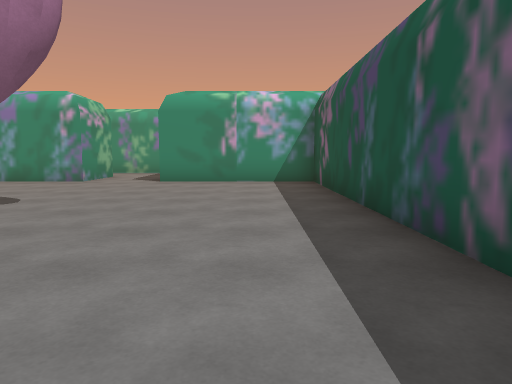
view 1 (above)

24 first-person views from a walk through a 3-D level made in the Unity game engine. The camera is 1.3 m above the floor, tilts 6° down and sees 70° across. The floor is counted in squares, 1.8 m on a side. Each view is taken from the middle of a square. On the plan, view 1 faces up. The plan holds only what a view shows up to about 11 squares ahead; the rest is blank. The player is left out. Some animated figures are left out.

view 2
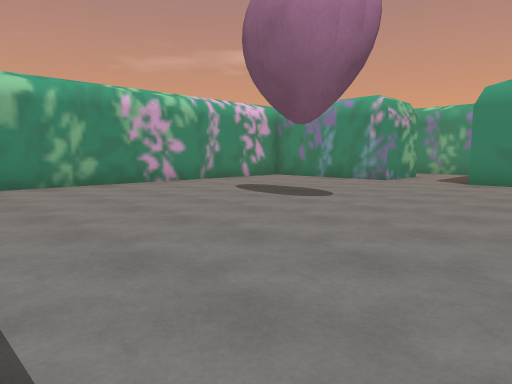

view 3
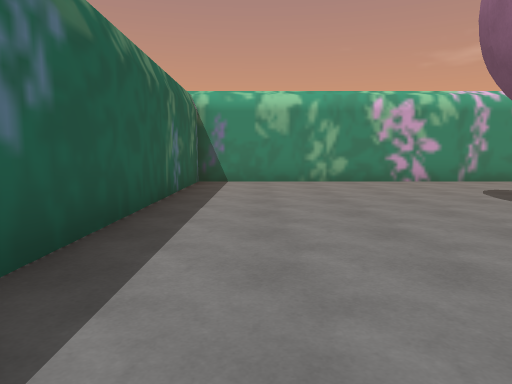

view 4
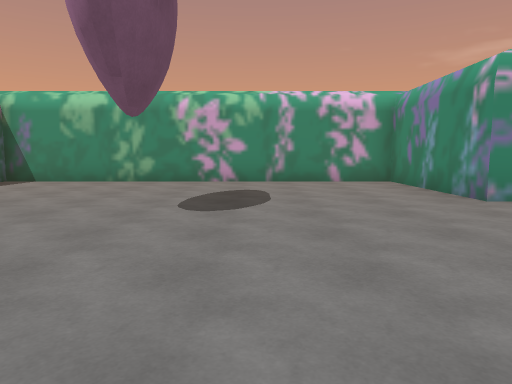

view 5
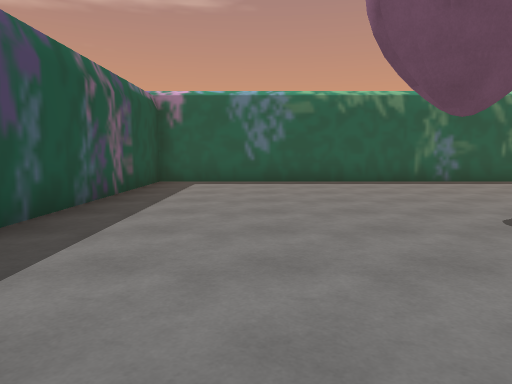

view 6
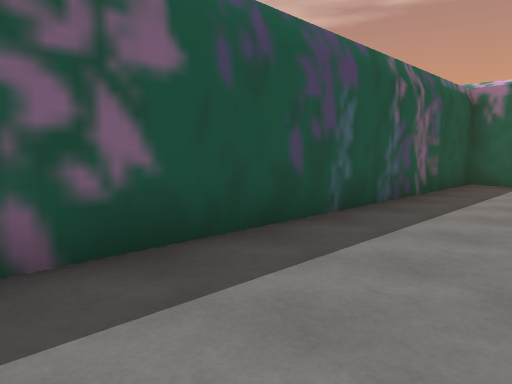

view 7
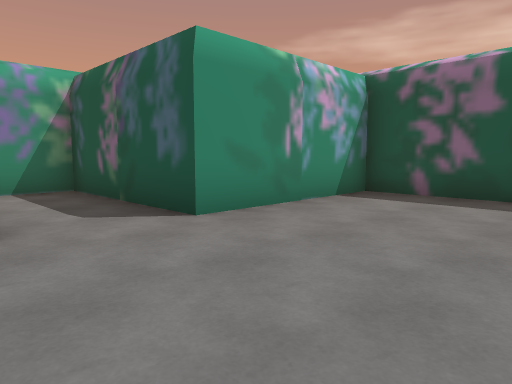

view 8
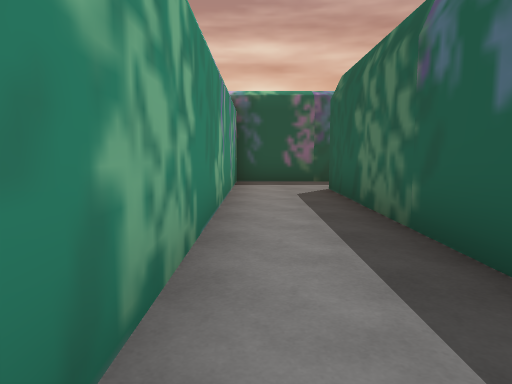

view 9
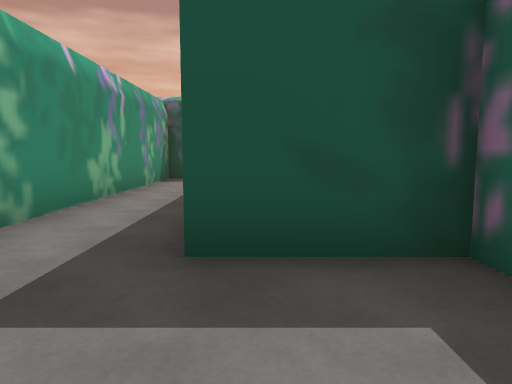

view 10
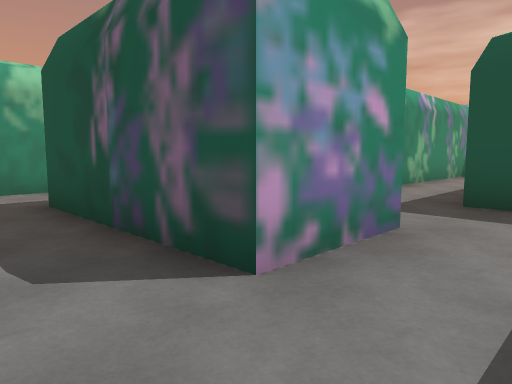

view 11
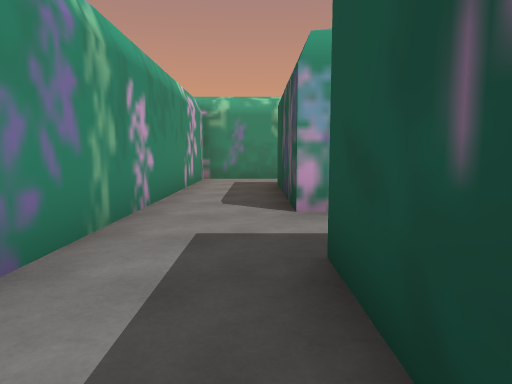

view 12
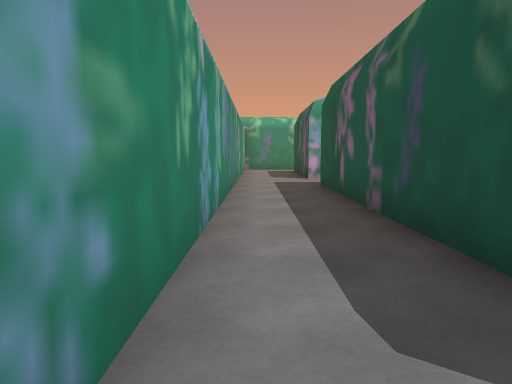

view 13
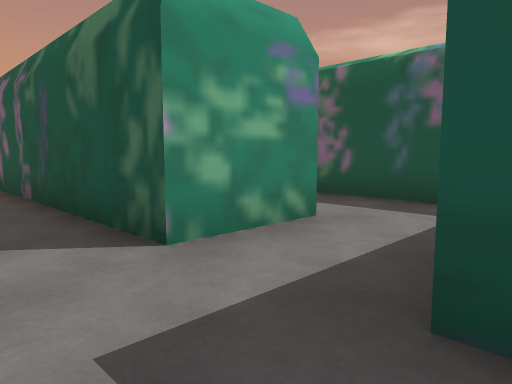

view 14
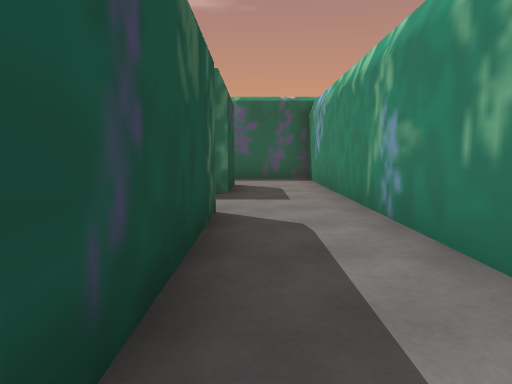

view 15
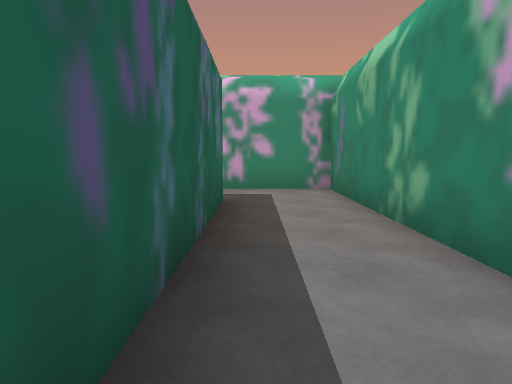

view 16
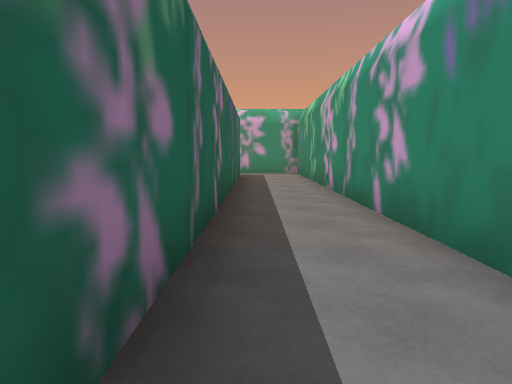

view 17
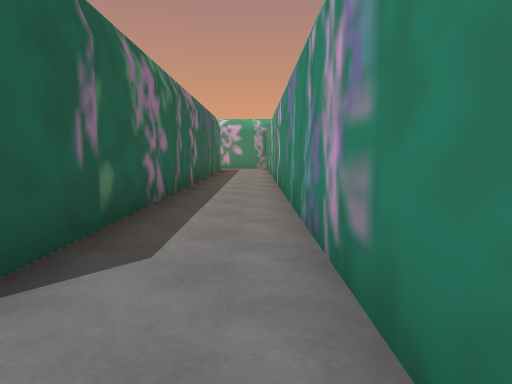

view 18
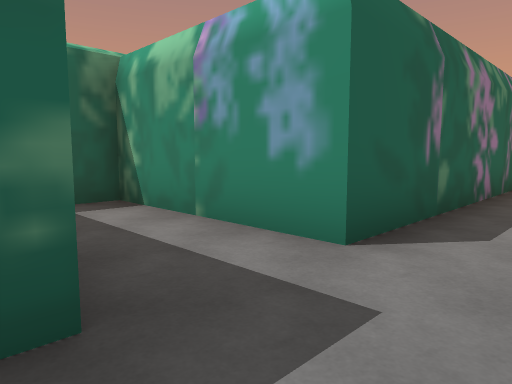

view 19
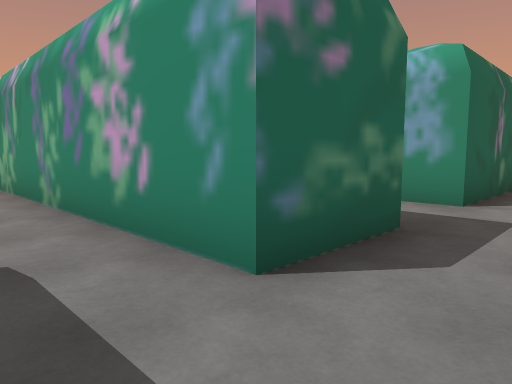

view 20
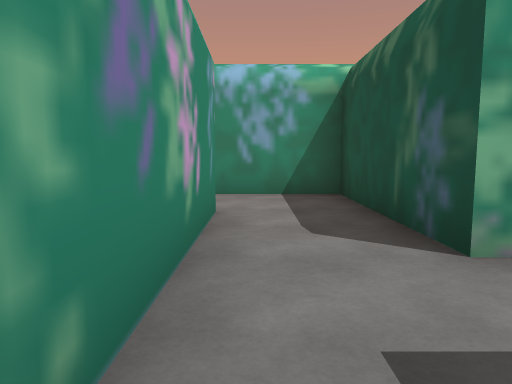

view 21
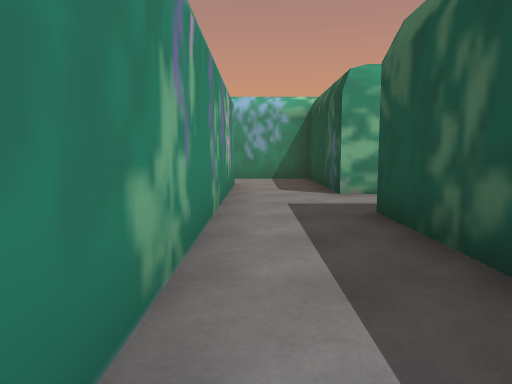

view 22
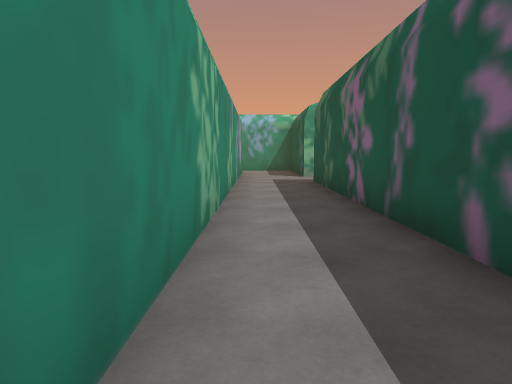

view 23
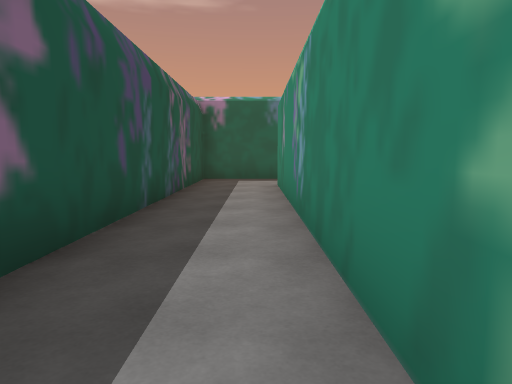

view 24
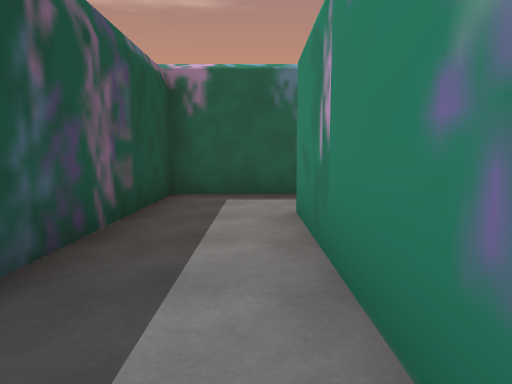

### Floor plan
Points are (right, up) in squares from view 1. A wall is a line through its corners. A room is listed if a view was taken in it or the views show most of it. See-through windows are left out.
Room 1 (views 1, 2, 3, 4, 5, 6, 7)
walls: (-4.5, 9.5) (-8.5, 9.5) (-8.5, -0.5) (1.5, -0.5) (1.5, 9.5) (-2.5, 9.5)
ways out: opening at (-3.5, 10.5) to room 2
Room 2 (view 8)
walls: (-10, 11.5) (-4.5, 11.5) (-4.5, 9.5); (-11, 9.5) (-10.5, 9.5) (-10.5, 11.5); (-2.5, 9.5) (-2.5, 13.5) (-11.4, 13.5)
ways out: opening at (-3.5, 10.5) to room 1; opening at (-13.5, 10.5) to room 3
Room 3 (views 9, 10, 11, 12, 13, 14, 15, 16, 17)
walls: (-12.4, 11.5) (-14.5, 11.5) (-14.5, 15.5) (-0.5, 15.5) (-0.5, 11.5) (0.2, 11.5); (-12.4, 1.5) (-14.5, 1.5) (-14.5, 9.5); (-14.5, -2.5) (-14.5, -0.5); (0.4, 17.5) (-16.5, 17.5) (-16.5, -2.5)
ways out: opening at (-13.5, 10.5) to room 2; opening at (2.5, 16.5) to room 4; opening at (-15.5, -1.5); opening at (-13.5, 0.5)
Room 4 (views 18, 19)
walls: (1.4, 15.5) (3.5, 15.5) (3.5, 13.5); (5.5, 13.5) (5.5, 17.5) (3.2, 17.5)
ways out: opening at (2.5, 16.5) to room 3; opening at (4.5, 14.5) to room 5
Room 5 (views 20, 21, 22, 23, 24)
walls: (3.5, 13.5) (3.5, -2.5); (6.2, 13.5) (5.5, 13.5); (3.2, -4.5) (5.5, -4.5) (5.5, 11.5)
ways out: opening at (4.5, 14.5) to room 4; opening at (2.5, -3.5); opening at (6.5, 12.5)

Positions as (right, up) in squares from view 1, and headings:
1: (0, 0), facing up
2: (0, 0), facing up-left
3: (1, 1), facing left
4: (1, 6), facing left
5: (-1, 9), facing down
6: (-1, 9), facing down-right
7: (-5, 6), facing up-right
8: (-12, 13), facing right
9: (-13, 11), facing right
10: (-16, 10), facing up-right
11: (-15, 7), facing up
12: (-16, 1), facing up
13: (-16, -1), facing up-right
14: (-15, 6), facing down
15: (-9, 16), facing left
16: (-3, 16), facing left
17: (1, 17), facing left
18: (2, 17), facing down-left
19: (5, 17), facing down-left
20: (4, 11), facing up
21: (4, 7), facing up
22: (4, 2), facing up
23: (4, 6), facing down
24: (4, 2), facing down
